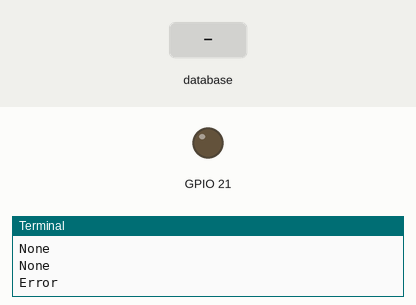
A program run on a simulated Raspberry Pi (BCM pin numbers). Parts: output pins drawn as LEDs (lit = HIGH), the last lines printed to the terminal. The test bench sets the inputs (shaded band). Each call to the cloud database takes 0.3 s, and an entry nobody has set reads as its off value or as empty.

Above: at 1.2 s.
1.3 s: database entry "status" set to "LOCK"
At 2.2 s:
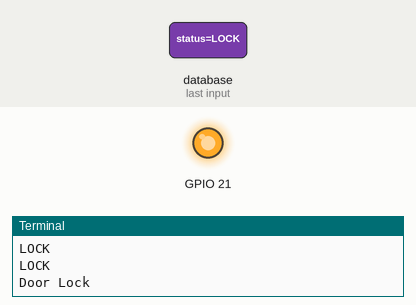
3.1 s: database entry "status" set to "UNLOCK"
At 4.8 s:
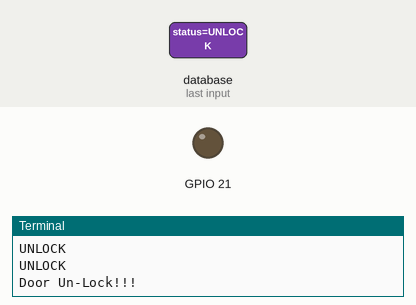
Timing chart, 0 to 6.3 s (numbered marks = the images above; inputs shaded):
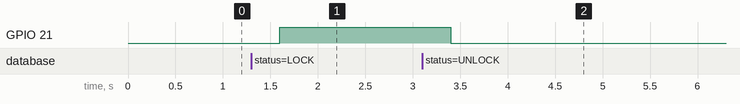

Measured:
- after the input at 1.3 s, GPIO 21: LOW → HIGH after 0.30 s
- after the input at 3.1 s, GPIO 21: HIGH → LOW after 0.30 s

The program:

RelayFRB__2_.py
```python
import RPi.GPIO as GPIO
import time
import pyrebase
from time import sleep

GPIO.setmode(GPIO.BCM)
GPIO.setup(21, GPIO.OUT)


config = {
  "apiKey": "AIzaSyAD_n2A5-R0yguKbVG87PvCmVvwGejg5m0",
  "authDomain": "smart-door-3ab68",
  "databaseURL": "https://smart-door-3ab68.firebaseio.com",
  "storageBucket": "smart-door-3ab68.appspot.com"
}
firebase = pyrebase.initialize_app(config)


global count
global mininterval
global starttime
global flow

global runtime

global db


starttime = 0
SleepTimeL = 10


def stream_handler(post):
    print(post["data"])
    global db
    global status

    dat = db.child("Users").child("4VolNb6YPXYuSsGwErTxo4Baojh2").child("status").get()
    print (dat.val())
    status = dat.val()
    if(status == "LOCK"):
        print ("Door Lock")
        GPIO.output(21, GPIO.HIGH)

    elif(status == "UNLOCK"):
        print ("Door Un-Lock!!!")
        GPIO.output(21, GPIO.LOW)
        sleep(10)

    else:
        print ("Error")

def main():
    global db
    db = firebase.database()
    test = db.child("Users").child("4VolNb6YPXYuSsGwErTxo4Baojh2").child("status").stream(stream_handler)

main()
```
